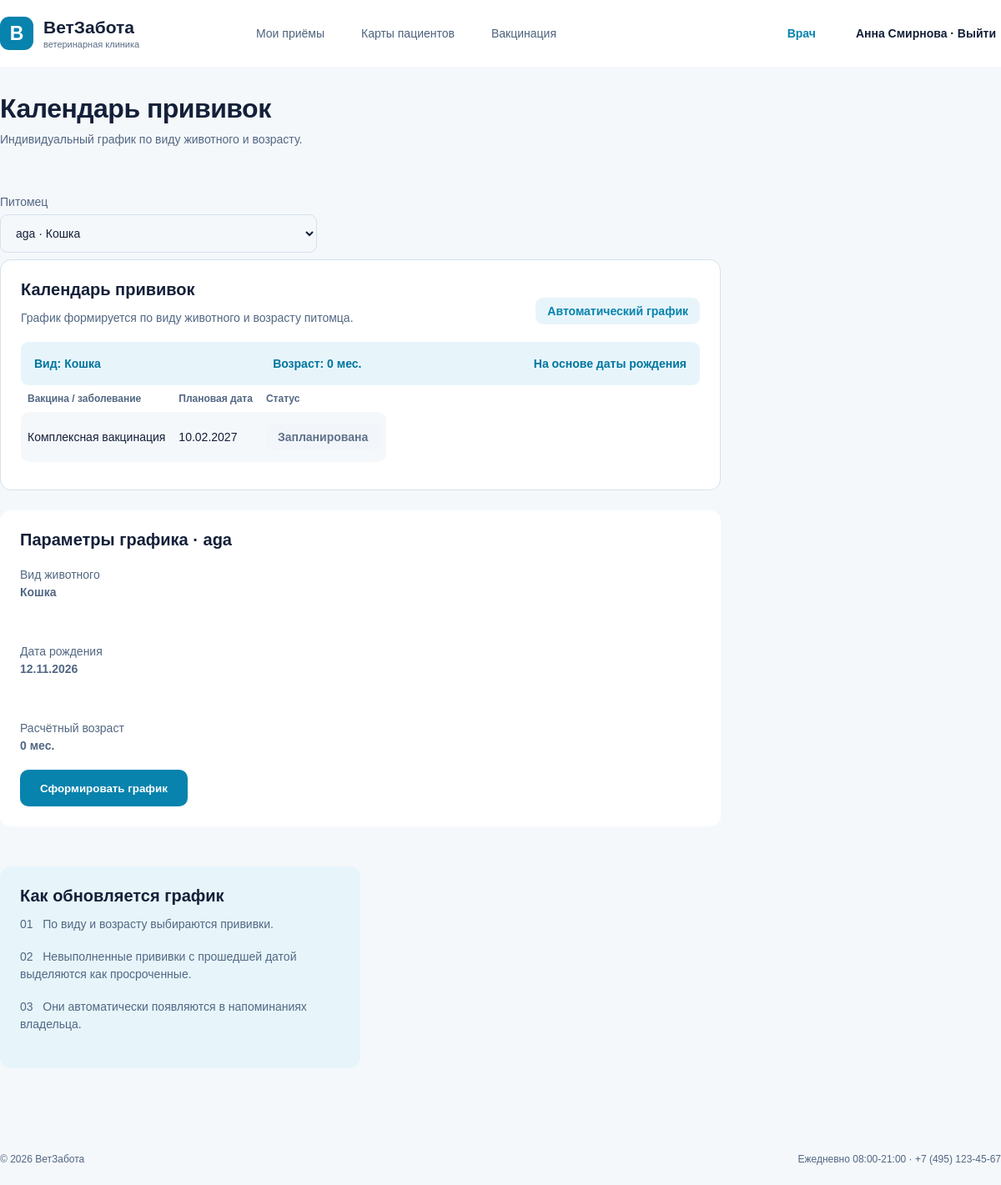
/vaccinations/ (signed in), run on the app's committed database.
### vetclinic/models.py (models this page shows, shortened)
class Pet(models.Model):
    owner = models.ForeignKey(Owner, on_delete=models.CASCADE)
    species = models.ForeignKey(Species, on_delete=models.PROTECT)
    name = models.CharField(max_length=80)
    birth_date = models.DateField()
    breed = models.CharField(max_length=100, blank=True)
    sex = models.CharField(max_length=30, blank=True)
    chip = models.CharField(max_length=50, blank=True)
    passport = models.CharField(max_length=50, blank=True)
    @property
    def age(self):
        today = timezone.localdate()
        months = (today.year - self.birth_date.year) * 12 + (today.month - self.birth_date.month)
        if today.day < self.birth_date.day:
            months = months - 1
        if months < 0:
            months = 0
        if months >= 12:
            years = months // 12
            rem_months = months % 12
            return str(years) + ' лет ' + str(rem_months) + ' мес.'
        else:
            return str(months) + ' мес.'

class Species(models.Model):
    name = models.CharField(max_length=50)
    def __str__(self):
        return self.name

class Vaccination(models.Model):
    pet = models.ForeignKey(Pet, on_delete=models.CASCADE)
    scheme = models.ForeignKey(VaccinationScheme, on_delete=models.PROTECT)
    due_date = models.DateField()
    done_date = models.DateField(null=True, blank=True)
    batch = models.CharField(max_length=100, blank=True)
    @property
    def overdue_days(self):
        if self.done_date != None:
            return 0
        today = timezone.localdate()
        diff = (today - self.due_date).days
        if diff > 0:
            return diff
        else:
            return 0

class VaccinationScheme(models.Model):
    species = models.ForeignKey(Species, on_delete=models.CASCADE)
    vaccine = models.ForeignKey(Vaccine, on_delete=models.CASCADE)
    age_days = models.IntegerField()
    label = models.CharField(max_length=100)

### vetclinic/views.py (the view)
# urls.py: path('vaccinations/', views.vaccinations, name='vaccinations'),
@login_required
def vaccinations(request):
    my_pets = visible_pets(request)
    pet_id = request.GET.get('pet', '')
    pet = None
    if pet_id:
        for p in my_pets:
            if str(p.id) == pet_id:
                pet = p
                break
    elif len(my_pets) > 0:
        pet = my_pets[0]
    if request.method == 'POST' and pet is not None:
        make_schedule(pet)
        messages.success(request, 'График обновлён.')
        return redirect(f'/vaccinations/?pet={pet.id}')
    shots = []
    if pet is not None:
        for shot in Vaccination.objects.all():
            if shot.pet == pet:
                shots.append(shot)
    context = base_context(request)
    context.update({
        'pet': pet,
        'pets': my_pets,
        'shots': shots,
    })
    return render(request, 'vaccinations.html', context)

### vetclinic/views.py (called while the page is built, shortened)
def user_role(user):
    if not user.is_authenticated:
        return 'guest'
    if user.is_superuser:
        return 'admin'
    for doctor in Doctor.objects.all():
        if doctor.user == user:
            return 'doctor'
    return 'owner'

def base_context(request, active=''):
    return {
        'role': user_role(request.user),
        'today': date.today(),
        'active': active,
    }

def visible_pets(request):
    role = user_role(request.user)
    if role == 'admin' or role == 'doctor':
        return list(Pet.objects.all())

### vetclinic/templates/vaccinations.html
{% extends 'base.html' %}
{% block content %}
    <h1> Календарь прививок </h1>
    <p class="subtitle"> Индивидуальный график по виду животного и возрасту. </p>
    {% if pet %}
        <div class="layout">
            <div>
                <form method="get">
                    <label> Питомец <select name="pet" onchange="this.form.submit()">
                    {% for p in pets %}
                        <option value="{{ p.pk }}" {% if p.pk == pet.pk %}selected{% endif %}> {{ p.name }} · {{ p.species }} </option>
                    {% endfor %}
                    </select> </label>
                </form>
                {% include 'schedule.html' %}
                <div class="card">
                    <h3> Параметры графика · {{ pet.name }} </h3>
                    <div class="cards3">
                        <p> Вид животного <br> <b> {{ pet.species }} </b> </p>
                        <p> Дата рождения <br> <b> {{ pet.birth_date|date:'d.m.Y' }} </b> </p>
                        <p> Расчётный возраст <br> <b> {{ pet.age }} </b> </p>
                    </div>
                    <form method="post">
                        {% csrf_token %} <button class="btn"> Сформировать график </button>
                    </form>
                </div>
            </div>
            <aside class="card info">
                <h3> Как обновляется график </h3>
                <p> 01 &nbsp; По виду и возрасту выбираются прививки. </p>
                <p> 02 &nbsp; Невыполненные прививки с прошедшей датой выделяются как просроченные. </p>
                <p> 03 &nbsp; Они автоматически появляются в напоминаниях владельца. </p>
            </aside>
        </div>
    {% else %}
        <div class="card">
            Питомцев пока нет.
        </div>
    {% endif %}
{% endblock %}

### vetclinic/templates/base.html (shortened to what this page needs)
{% load static %}
<!doctype html>
<html lang="ru">
    <head>
        <link rel="stylesheet" href="{% static 'style.css' %}">
    </head>
    <body>
        <header>
            <div class="bar">
                <a class="brand" href="{% url 'home' %}"> <b> В </b> <span> <strong> ВетЗабота </strong> <small> ветеринарная клиника </small> </span> </a>
                <nav>
                    {% if role == 'owner' %}
                        <a href="{% url 'pets' %}">Питомцы</a>
                        <a href="{% url 'vaccinations' %}">Прививки</a>
                        <a href="{% url 'reminders' %}">Напоминания</a>
                        <a href="{% url 'history' %}">История</a>
                        <a href="{% url 'book' %}">Запись</a>
                    {% elif role == 'doctor' %}
                        <a href="{% url 'doctor' %}">Мои приёмы</a>
                        <a href="{% url 'doctor' %}?tab=patients">Карты пациентов</a>
                        <a href="{% url 'doctor' %}?tab=vaccines">Вакцинация</a>
                    {% elif role == 'admin' %}
                        <a href="{% url 'clinic' %}">Журнал записей</a>
                        <a href="{% url 'clinic' %}?tab=schedule">Расписание</a>
                        <a href="{% url 'clinic' %}?tab=owners">Владельцы</a>
                        <a href="{% url 'clinic' %}?tab=reference">Справочники</a>
                    {% endif %}
                </nav>
                <span class="role">
                {% if role == 'owner' %}
                    Владелец
                {% elif role == 'doctor' %}
                    Врач
                {% elif role == 'admin' %}
                    Администратор
                {% else %}
                    Гость
                {% endif %}
                </span>
                {% if user.is_authenticated %}
                    <form method="post" action="{% url 'logout' %}">
                        {% csrf_token %} <button class="logout" title="Выйти"> {{ user.get_full_name|default:user.username }} · Выйти </button>
                    </form>
                {% else %}
                    <a class="login" href="{% url 'login' %}"> Войти → </a>
                {% endif %}
            </div>
        </header>
        <main>
            {% block content %}
            {% endblock %}
        </main>
        <footer>
            <span> © 2026 ВетЗабота </span>
            <span> Ежедневно 08:00-21:00 · +7 (495) 123-45-67 </span>
        </footer>
    </body>
</html>

### vetclinic/templates/schedule.html
<div class="card bordered">
    <div class="split">
        <div>
            <h3> Календарь прививок </h3>
            <p> График формируется по виду животного и возрасту питомца. </p>
        </div>
        <span class="badge info"> Автоматический график </span>
    </div>
    <div class="info strip">
        Вид: {{ pet.species }} <span> Возраст: {{ pet.age }} </span>
        <span> На основе даты рождения </span>
    </div>
    <table>
        <thead>
            <tr>
                <th>
                    Вакцина / заболевание
                </th>
                <th>
                    Плановая дата
                </th>
                <th>
                    Статус
                </th>
            </tr>
        </thead>
        <tbody>
            {% for shot in shots %}
                <tr class="{% if shot.overdue_days %}danger{% endif %}">
                    <td>
                        {{ shot.scheme.label }}
                    </td>
                    <td>
                        {{ shot.due_date|date:'d.m.Y' }}
                    </td>
                    <td>
                        {% if shot.done_date %}
                            <span class="badge good"> Выполнена </span>
                        {% elif shot.overdue_days %}
                            <span class="badge danger"> Просрочено · {{ shot.overdue_days }} дн. </span>
                        {% else %}
                            <span class="badge muted"> Запланирована </span>
                        {% endif %}
                    </td>
                </tr>
            {% empty %}
                <tr>
                    <td colspan="3">
                        Для этого вида пока нет правил вакцинации.
                    </td>
                </tr>
            {% endfor %}
        </tbody>
    </table>
</div>

### vetclinic/static/style.css (style rules this page uses)
* { box-sizing: border-box }
body { margin: 0; background: #f5f8fb; color: #142039; font: 14px Arial, sans-serif }
header { height: 80px; background: white }
.bar { max-width: 1344px; height: 80px; margin: auto; display: flex; align-items: center; gap: 42px; padding: 0 0 }
.brand { display: flex; align-items: center; gap: 12px; text-decoration: none; color: #142039; min-width: 265px }
.brand b { display: grid; place-items: center; width: 40px; height: 40px; background: #0783ad; color: white; border-radius: 11px; font-size: 23px }
.brand strong { display: block; font-size: 21px }
.brand small { display: block; color: #5b6d87; font-size: 11px; margin-top: 2px }
nav { display: flex; align-self: stretch; align-items: center; gap: 44px; flex: 1 }
nav a, .login, .logout { color: #4e627d; text-decoration: none; border: 0; background: none; font: inherit; white-space: nowrap }
.role { color: #0783ad; font-weight: bold; white-space: nowrap }
.login, .logout { color: #142039; font-weight: bold; cursor: pointer }
main { max-width: 1344px; margin: 0 auto; padding: 32px 0 78px }
h1 { font-size: 32px; margin: 0 0 8px; letter-spacing: -.5px }
h3 { font-size: 20px; margin: 0 0 12px }
p { color: #526783; line-height: 21px; margin: 8px 0 18px }
.subtitle { margin-bottom: 40px }
.btn { display: inline-flex; align-items: center; justify-content: center; background: #0783ad; color: #fff; border: 0; border-radius: 10px; padding: 13px 24px; text-decoration: none; font-weight: bold; cursor: pointer; min-height: 44px }
.card { background: #fff; border-radius: 13px; padding: 24px; margin-bottom: 24px }
.bordered { border: 1px solid #d5e1ed }
.cards3 { display: grid; display: flex; gap: 24px }
.layout { display: grid; display: flex; gap: 24px }
.info { background: #e7f5fb }
.strip { padding: 18px 16px; display: flex; justify-content: space-between; border-radius: 9px; color: #00759f; font-weight: bold }
.badge { display: inline-flex; align-items: center; justify-content: center; border-radius: 9px; padding: 8px 14px; font-weight: bold }
.badge.info { background: #e7f5fb; color: #0783ad }
.badge.muted { background: #f2f6fa; color: #60718a }
.split { display: flex; justify-content: space-between; align-items: center; gap: 20px }
label { display: block; color: #526783; margin: 16px 0 8px }
input, select, textarea { display: block; width: auto; border: 1px solid #d4e0ec; border-radius: 9px; background: #f5f8fb; padding: 13px 14px; color: #142039; font: inherit; margin-top: 7px }
table { width: auto; border-collapse: separate; border-spacing: 0 9px; color: #142039 }
th { text-align: left; color: #526783; font-size: 12px; padding: 0 8px }
td { background: #f5f8fb; padding: 14px 8px; vertical-align: middle }
tr td:first-child { border-radius: 10px 0 0 10px }
tr td:last-child { border-radius: 0 10px 10px 0 }
footer { max-width: 1344px; margin: 0 auto; display: flex; justify-content: space-between; color: #526783; font-size: 12px; padding: 0 0 24px }
.cards3, .cards2, .layout, .loginlayout, .stats { display: flex; flex-wrap: wrap; }
.cards3 > *, .cards2 > * { width: 432px; }
.layout > * { width: 432px; }
.layout > *:first-child { width: 864px; }
input, select, textarea, .filters select { width: 380px; align-self: stretch; }

### data on the page
Pet: species "Кошка", age "0 мес.", name "aga", birth_date "12.11.2026"
Vaccination: scheme.label "Комплексная вакцинация", due_date "10.02.2027", shows "Запланирована"

### other printed values
{{ user.get_full_name|default:user.username }} "Анна Смирнова"
form field pet "aga · Кошка"
